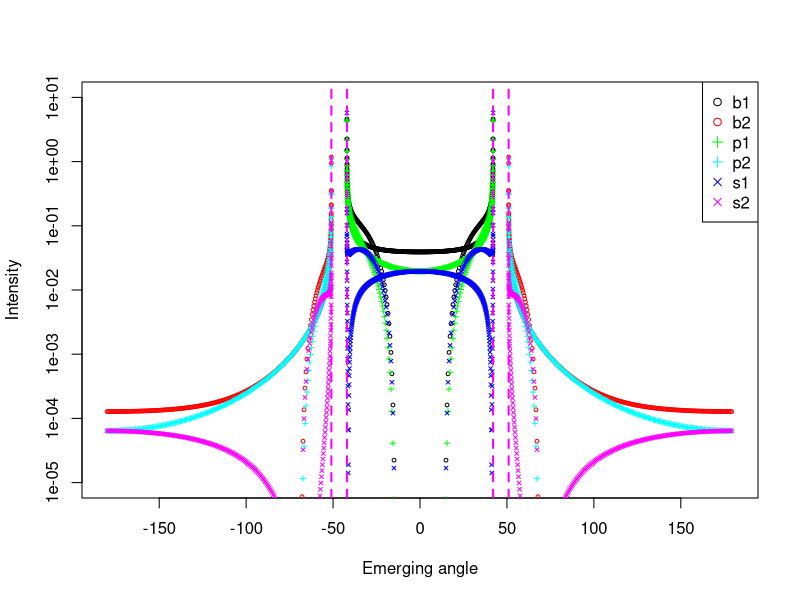
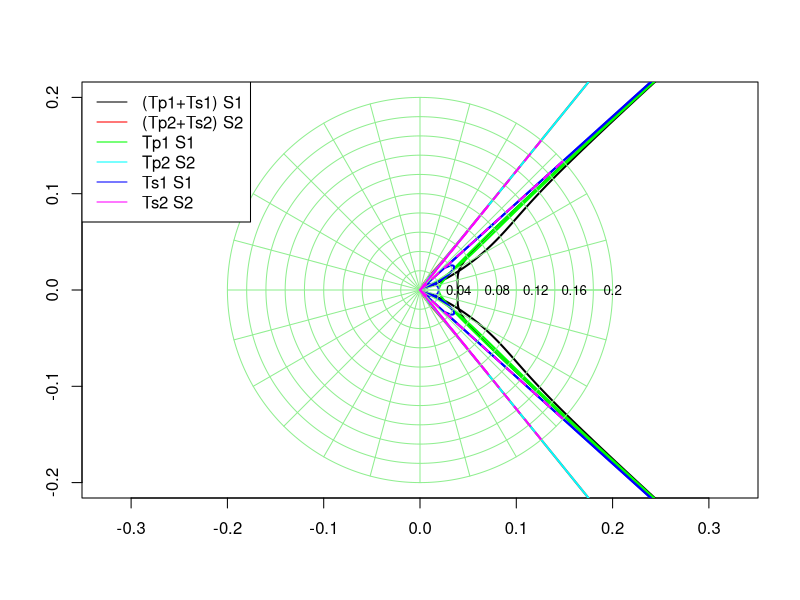

These charts were generated, in order, by the following R code:
#-------------------------------------------------------------------------------
# FATOR GEOMETRICO
#-------------------------------------------------------------------------------
# Angulos
PiReduce<-function(th){
   s<-sign(th)
   th<-abs(th)%%(2*pi)
   th<-ifelse(th>pi,th-2*pi,th)
   th<-s*th
   return(th)
}
Dk<-function(th,n,k,reduce=TRUE){
   ph<-asin(sin(th)/n)
   dk<-2*(th-ph)+k*(pi-2*ph)
   if(reduce){
      dk<-PiReduce(dk)
   }
   return(dk)
}
Pk<-function(th,n,k,reduce=TRUE){
   ph<-asin(sin(th)/n)
   pk<-2*th+(k+1)*(pi-2*ph)
   if(reduce){
      pk<-PiReduce(pk)
   }
   return(pk)
}
#-------------------------------------------------------------------------------
DkE<-function(n,k){
   dke<-acos(sqrt((n**2-1)/(k*(k+2))))
   return(dke*c(-1,1))
}
#-------------------------------------------------------------------------------
# REFLECTION COEFFICIENTS
#-------------------------------------------------------------------------------
Rpk<-function(th,n,k){
   ph<-asin(sin(th)/n)
   r<-ifelse((abs(th)%%pi)<0.01,(n-1)/(n+1),sin(th-ph)/sin(th+ph))
   r<-r**2
   rpk<-((1-r)**2)*(r**k)
   return(rpk)
}
Rsk<-function(th,n,k){
   ph<-asin(sin(th)/n)
   r<-ifelse((abs(th)%%pi)<0.01,(n-1)/(n+1),tan(th-ph)/tan(th+ph))
   r<-r**2
   rpk<-((1-r)**2)*(r**k)
   return(rpk)
}
#-------------------------------------------------------------------------------
# GEOMETRICAL FACTOR
#-------------------------------------------------------------------------------
dDk<-function(th,n,k){
   ph<-asin(sin(th)/n)
   ft<-ifelse(abs(th)<.01,1/n,tan(ph)/tan(th))
   ddk<-2-2*(k+1)*ft
   return(ddk)
}
#-------------------------------------------------------------------------------
Ek<-function(th,n,k,pol='b'){
   if(!(pol%in%c('s','p','b'))){
      stop("Polarization must be parallel (p), perpendicular (s) or both (b)")
   }
   de<-1
   de<-1/dDk(th,n,k)
   # reduce th to 0:2*pi
   th<-PiReduce(th)
   # values for th=0 and th=pi 
   c0<--((-1)^k)/(1-(k+1)/n)
   c1<--((-1)^k)/(1+(k+1)/n)
   # Limit
   L0<-0.01
   ft<-ifelse(abs(th) < L0,
         c0,
         ifelse(abs(abs(th)-pi) < L0,
            c1,
            sin(2*th)/sin(Pk(th,n,k))))
   if(pol=='b'){
      ek<-.5*(Rpk(th,n,k)+Rsk(th,n,k))
   }else{
      if(pol=='s'){
         ek<-.5*Rsk(th,n,k)
      }else{
         ek<-.5*Rpk(th,n,k)
      }
   }
   ek<-ft*de*ek
   return(abs(ek))
}
#-------------------------------------------------------------------------------
ko<-1
dth<-pi/600
th<-seq(-pi/2,pi/2,dth)
#-------------------------------------------------------------------------------
uk1<-DkE(4/3,ko  )
uk2<-DkE(4/3,ko+1)
tk1<-Pk(uk1,4/3,ko  )
tk2<-Pk(uk2,4/3,ko+1)
#-------------------------------------------------------------------------------
TH1<-Pk(th,4/3,ko  )
TH2<-Pk(th,4/3,ko+1)
#-------------------------------------------------------------------------------
u1<-Rpk(th,4/3,ko  )
u2<-Rpk(th,4/3,ko+1)
v1<-Rsk(th,4/3,ko  )
v2<-Rsk(th,4/3,ko+1)
i1<-u1+v1
i2<-u2+v2
#-------------------------------------------------------------------------------
#
c1<-cos(TH1)
c2<-cos(TH2)
s1<-sin(TH1)
s2<-sin(TH2)
#
ek1b<-Ek(th,4/3,ko  ,pol='b')
ek2b<-Ek(th,4/3,ko+1,pol='b')
ek1p<-Ek(th,4/3,ko  ,pol='p')
ek2p<-Ek(th,4/3,ko+1,pol='p')
ek1s<-Ek(th,4/3,ko  ,pol='s')
ek2s<-Ek(th,4/3,ko+1,pol='s')
#
#-------------------------------------------------------------------------------
# LINEAR PLOT
#-------------------------------------------------------------------------------
x11()
#pdf("Intensity.pdf")
plot(  TH1*180/pi,ek1b,pch=1,type='p',cex=.5,log='y',xlim=180*c(-1,1),
   ylim=c(1e-5,10),xlab="Emerging angle",ylab="Intensity")
points(TH2*180/pi,ek2b,pch=1,type='p',cex=.5,col='red')
#
points(TH1*180/pi,ek1p,pch=3,type='p',cex=.5,col='green')
points(TH2*180/pi,ek2p,pch=3,type='p',cex=.5,col='cyan')
#
points(TH1*180/pi,ek1s,pch=4,type='p',cex=.5,col='blue')
points(TH2*180/pi,ek2s,pch=4,type='p',cex=.5,col='magenta')
#
abline(v=tk1*180/pi,col='magenta',lty=2,lwd=2)
abline(v=tk2*180/pi,col='magenta',lty=2,lwd=2)
#
legend("topright",c("b1","b2","p1","p2","s1","s2"),
              col=c("black","red","green","cyan","blue","magenta"),
              pch=c(1,1,3,3,4,4))
#dev.off()
#-------------------------------------------------------------------------------
# POLAR PLOT
#-------------------------------------------------------------------------------
pdf("PFZ.pdf")
#x11()
r<-.2
plot  (cbind(c1,s1)*ek1b,type='l',lwd=2,xlim=r*c(-1,1),asp=1,ylim=r*c(-1,1),xlab='',ylab='')
points(cbind(c2,s2)*ek2b,type='l',lwd=2,col='red')
#
points(cbind(c1,s1)*ek1p,type='l',lwd=2,pch=3,col='green')
points(cbind(c2,s2)*ek2p,type='l',lwd=2,pch=3,col='cyan')
#
points(cbind(c1,s1)*ek1s,type='l',lwd=2,pch=4,col='blue')
points(cbind(c2,s2)*ek2s,type='l',lwd=2,pch=4,col='magenta')
#-------------------------------------------------------------------------------
thj<-seq(-pi,pi,pi/200)
lj<-seq(10,1,-2)
rjm<-r
dr<-rjm/10
rj<-seq(dr,rjm,dr)
for(i in rj){
   points(i*cbind(cos(thj),sin(thj)),col='lightgreen',type='l')
}
for(t in seq(0,360,15)*pi/180){
   points(rjm*c(0,cos(t)),rjm*c(0,sin(t)),type='l',col='lightgreen')
}
points(rjm*c(0,cos(tk1[1])),rjm*c(0,sin(tk1[1])),type='l',col='magenta',lwd=2,lty=2)
points(rjm*c(0,cos(tk1[2])),rjm*c(0,sin(tk1[2])),type='l',col='magenta',lwd=2,lty=2)
points(rjm*c(0,cos(tk2[1])),rjm*c(0,sin(tk2[1])),type='l',col='magenta',lwd=2,lty=2)
points(rjm*c(0,cos(tk2[2])),rjm*c(0,sin(tk2[2])),type='l',col='magenta',lwd=2,lty=2)
text(cbind(rj,0)[seq(10,1,-2),],labels=rj[seq(10,1,-2)],cex=.8)
#-------------------------------------------------------------------------------
#legend("topright",c("S1","S2"),
#              col=c("black","red"),
#              lty=1)#,pch=c(1,1,3,3,4,4))
legend("topleft",c("(Tp1+Ts1) S1","(Tp2+Ts2) S2","Tp1 S1","Tp2 S2","Ts1 S1","Ts2 S2"),
              col=c("black","red","green","cyan","blue","magenta"),
              lty=1)#,pch=c(1,1,3,3,4,4))
#-------------------------------------------------------------------------------
dev.off()
